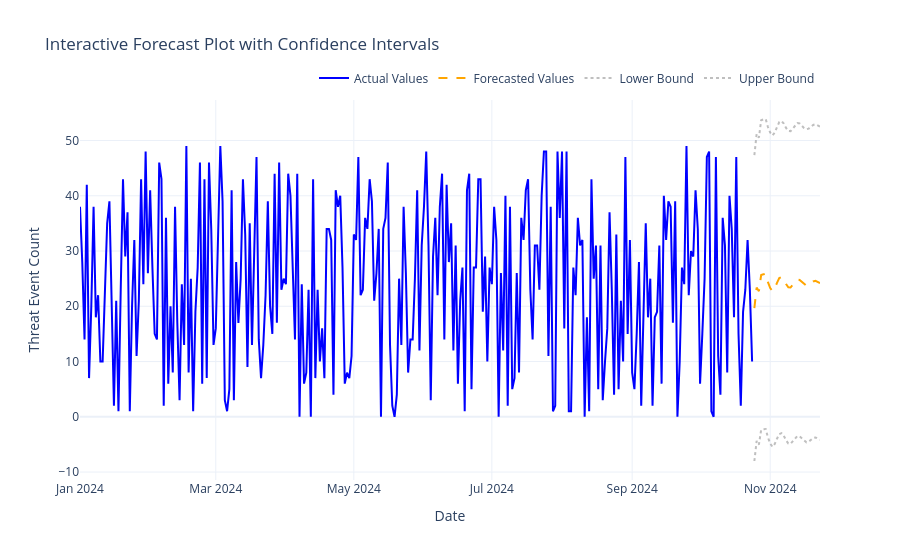

The notebook cell this image was saved under:
### Code cell
import seaborn as sns


# Ensure "train" is defined
train_size = int(len(data) * 0.8)  # Use 80% of the data for training
train = data.iloc[:train_size]

# Fit the ARIMA model (p, d, q)
order = (3, 0, 3)
model = ARIMA(train, order=order)
fitted_model = model.fit()

# Forecast future values
forecast_steps = 30  # Number of steps to forecast
forecast = fitted_model.get_forecast(steps=forecast_steps)

# Extract forecasted values and confidence intervals
forecast_values = forecast.predicted_mean
confidence_intervals = forecast.conf_int()

# Display the forecasted values
print(forecast_values)

import plotly.graph_objects as go

# Create an interactive plot using Plotly
fig = go.Figure()

# Add historical data trace
fig.add_trace(go.Scatter(x=data.index, y=data['Threat_Event_Count'], mode='lines', name='Actual Values', line=dict(color='blue')))

# Generate forecasted dates
forecast_dates = pd.date_range(start=data.index[-1] + pd.Timedelta(days=1), periods=forecast_steps, freq='D')

# Add forecasted values trace
fig.add_trace(go.Scatter(x=forecast_dates, y=forecast_values, mode='lines', name='Forecasted Values', line=dict(color='orange', dash='dash')))

# Add confidence interval as shaded area
fig.add_trace(go.Scatter(
    x=forecast_dates, 
    y=confidence_intervals.iloc[:, 0], 
    mode='lines', 
    line=dict(color='rgba(128, 128, 128, 0.5)', dash='dot'), 
    name='Lower Bound'
))
fig.add_trace(go.Scatter(
    x=forecast_dates, 
    y=confidence_intervals.iloc[:, 1], 
    mode='lines', 
    line=dict(color='rgba(128, 128, 128, 0.5)', dash='dot'), 
    name='Upper Bound'
))

# Update layout for better visualization
fig.update_layout(
    title='Interactive Forecast Plot with Confidence Intervals',
    xaxis_title='Date',
    yaxis_title='Threat Event Count',
    legend=dict(orientation="h", yanchor="bottom", y=1.02, xanchor="right", x=1),
    template='plotly_white'
)

# Show the interactive plot
fig.show()

### Figure 1 — Plotly figure (JSON) as saved in the notebook; plotly's stock layout.template omitted (floating-point values rounded to 4 significant figures; data arrays with more than 128 entries replaced by an {"elided": "..."} marker saying what was removed)
{"data": [{"line": {"color": "blue"}, "mode": "lines", "name": "Actual Values", "type": "scatter", "x": {"elided": "298 str values"}, "y": {"elided": "298 int values"}}, {"line": {"color": "orange", "dash": "dash"}, "mode": "lines", "name": "Forecasted Values", "type": "scatter", "x": ["2024-10-25T00:00:00", "2024-10-26T00:00:00", "2024-10-27T00:00:00", "2024-10-28T00:00:00", "2024-10-29T00:00:00", "2024-10-30T00:00:00", "2024-10-31T00:00:00", "2024-11-01T00:00:00", "2024-11-02T00:00:00", "2024-11-03T00:00:00", "2024-11-04T00:00:00", "2024-11-05T00:00:00", "2024-11-06T00:00:00", "2024-11-07T00:00:00", "2024-11-08T00:00:00", "2024-11-09T00:00:00", "2024-11-10T00:00:00", "2024-11-11T00:00:00", "2024-11-12T00:00:00", "2024-11-13T00:00:00", "2024-11-14T00:00:00", "2024-11-15T00:00:00", "2024-11-16T00:00:00", "2024-11-17T00:00:00", "2024-11-18T00:00:00", "2024-11-19T00:00:00", "2024-11-20T00:00:00", "2024-11-21T00:00:00", "2024-11-22T00:00:00", "2024-11-23T00:00:00"], "y": [19.68, 23.39, 22.74, 25.66, 25.78, 25.84, 24.35, 23.29, 22.73, 23.26, 24.23, 25.1, 25.29, 24.81, 24.01, 23.44, 23.41, 23.87, 24.48, 24.84, 24.77, 24.37, 23.92, 23.7, 23.83, 24.16, 24.49, 24.6, 24.46, 24.18]}, {"line": {"color": "rgba(128, 128, 128, 0.5)", "dash": "dot"}, "mode": "lines", "name": "Lower Bound", "type": "scatter", "x": ["2024-10-25T00:00:00", "2024-10-26T00:00:00", "2024-10-27T00:00:00", "2024-10-28T00:00:00", "2024-10-29T00:00:00", "2024-10-30T00:00:00", "2024-10-31T00:00:00", "2024-11-01T00:00:00", "2024-11-02T00:00:00", "2024-11-03T00:00:00", "2024-11-04T00:00:00", "2024-11-05T00:00:00", "2024-11-06T00:00:00", "2024-11-07T00:00:00", "2024-11-08T00:00:00", "2024-11-09T00:00:00", "2024-11-10T00:00:00", "2024-11-11T00:00:00", "2024-11-12T00:00:00", "2024-11-13T00:00:00", "2024-11-14T00:00:00", "2024-11-15T00:00:00", "2024-11-16T00:00:00", "2024-11-17T00:00:00", "2024-11-18T00:00:00", "2024-11-19T00:00:00", "2024-11-20T00:00:00", "2024-11-21T00:00:00", "2024-11-22T00:00:00", "2024-11-23T00:00:00"], "y": [-8.001, -4.379, -5.048, -2.348, -2.256, -2.214, -3.734, -4.851, -5.443, -4.915, -3.964, -3.132, -2.957, -3.44, -4.251, -4.839, -4.875, -4.417, -3.824, -3.472, -3.542, -3.947, -4.403, -4.621, -4.5, -4.164, -3.847, -3.739, -3.88, -4.155]}, {"line": {"color": "rgba(128, 128, 128, 0.5)", "dash": "dot"}, "mode": "lines", "name": "Upper Bound", "type": "scatter", "x": ["2024-10-25T00:00:00", "2024-10-26T00:00:00", "2024-10-27T00:00:00", "2024-10-28T00:00:00", "2024-10-29T00:00:00", "2024-10-30T00:00:00", "2024-10-31T00:00:00", "2024-11-01T00:00:00", "2024-11-02T00:00:00", "2024-11-03T00:00:00", "2024-11-04T00:00:00", "2024-11-05T00:00:00", "2024-11-06T00:00:00", "2024-11-07T00:00:00", "2024-11-08T00:00:00", "2024-11-09T00:00:00", "2024-11-10T00:00:00", "2024-11-11T00:00:00", "2024-11-12T00:00:00", "2024-11-13T00:00:00", "2024-11-14T00:00:00", "2024-11-15T00:00:00", "2024-11-16T00:00:00", "2024-11-17T00:00:00", "2024-11-18T00:00:00", "2024-11-19T00:00:00", "2024-11-20T00:00:00", "2024-11-21T00:00:00", "2024-11-22T00:00:00", "2024-11-23T00:00:00"], "y": [47.36, 51.16, 50.52, 53.67, 53.82, 53.89, 52.44, 51.43, 50.91, 51.44, 52.43, 53.34, 53.54, 53.05, 52.28, 51.73, 51.7, 52.16, 52.78, 53.15, 53.08, 52.68, 52.24, 52.03, 52.15, 52.49, 52.82, 52.93, 52.79, 52.52]}], "layout": {"legend": {"orientation": "h", "x": 1, "xanchor": "right", "y": 1.02, "yanchor": "bottom"}, "title": {"text": "Interactive Forecast Plot with Confidence Intervals"}, "xaxis": {"title": {"text": "Date"}}, "yaxis": {"title": {"text": "Threat Event Count"}}}}
